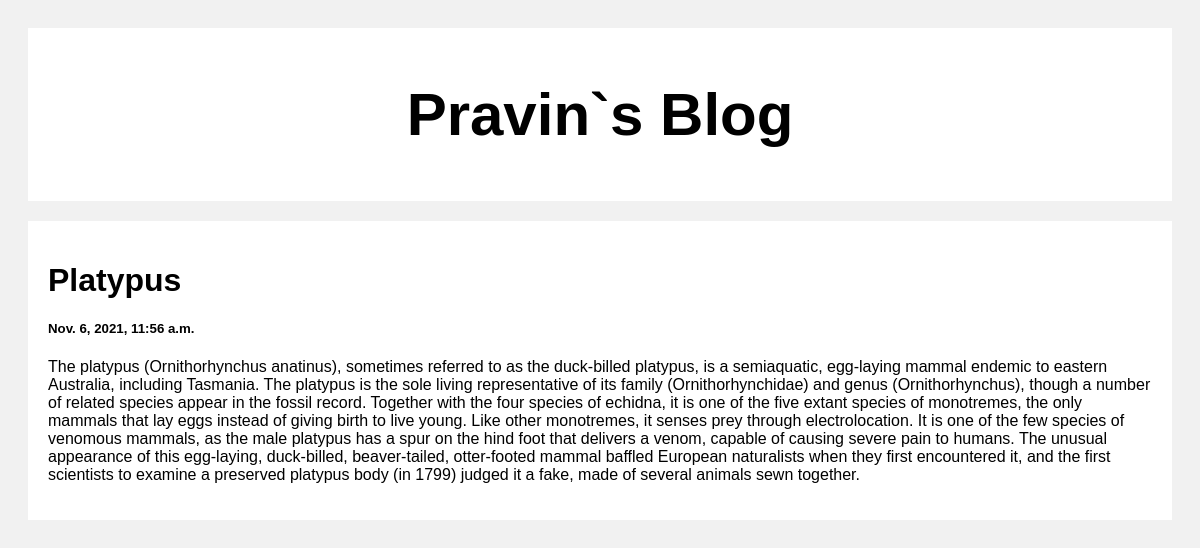
Screenshot of /post/2 with the database file from the repository.
### posts/models.py (models this page shows)
class Post(models.Model):
    title = models.CharField(max_length=100)
    body = models.CharField(max_length= 1000000)
    created_at = models.DateTimeField(default = datetime.now, blank=True)

### posts/views.py (the view)
# urls.py: path('post/<str:pk>',views.post, name='post')
def post(request,pk):
    posts = Post.objects.get(id = pk)
    return render(request,'posts.html',{'posts': posts})

### templates/posts.html (shortened to what this page needs)
<!DOCTYPE html>
<html lang="en">
<head>
</head>
<body>
    <div class="header">
        <h2>Pravin`s Blog</h2>
    </div>
    <div class="row">
        <div class="leftcolumn">
            <div class="card">
                    <h1>{{posts.title}}</h1>
                    <h5>{{posts.created_at}}</h5>
                    <p>{{posts.body}}</p>
            </div>
        </div>
    </div>
</body>
</html>

### templates/posts.html (style rules this page uses)
* { box-sizing: border-box; }
body { font-family: Arial; padding: 20px; background: #f1f1f1; }
.header { padding: 2px; font-size: 40px; text-align: center; background: white; }
.leftcolumn { float: left; width: 100%; }
.card { background-color: white; padding: 20px; margin-top: 20px; }
.row:after { content: ''; display: table; clear: both; }

### rows the page displays
Post: title "Platypus", created_at "Nov. 6, 2021, 11:56 a.m.", body "The platypus (Ornithorhynchus anatinus), sometimes referred to as the duck-billed platypus, is a semiaquatic, egg-laying mammal endemic to eastern Australia, including Tasmania. The platypus is the sole living representative of its family (Ornithorhynchidae) and genus (Ornithorhynchus), though a number of related species appear in the fossil record. Together with the four species of echidna, it is one of the five extant species of monotremes, the only mammals that lay eggs instead of giving birth to live young. Like other monotremes, it senses prey through electrolocation. It is one of the few species of venomous mammals, as the male platypus has a spur on the hind foot that delivers a…"
